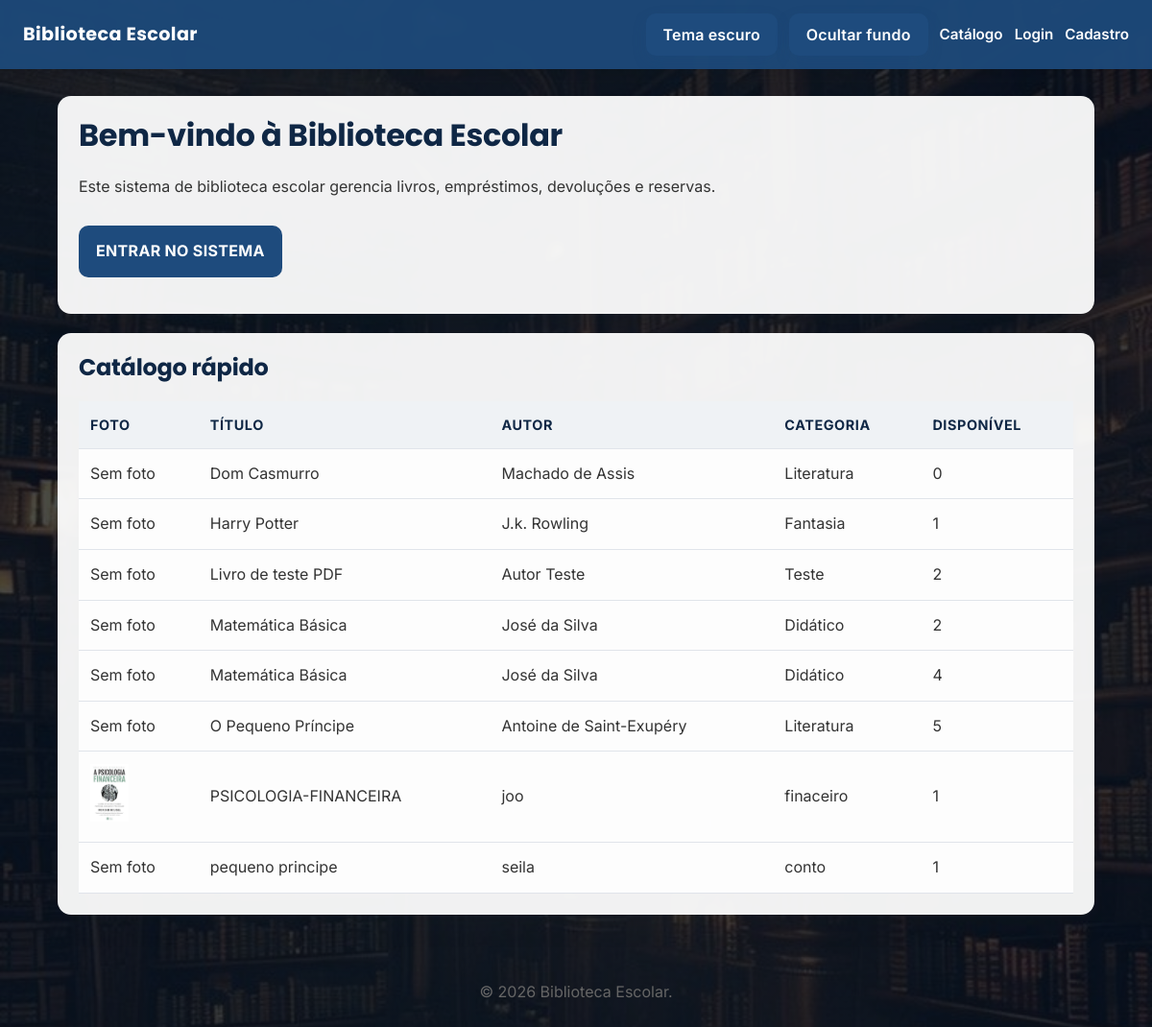
The page / on the database its author committed.
### tables this page shows
CREATE TABLE books (
        id INTEGER PRIMARY KEY AUTOINCREMENT,
        title TEXT NOT NULL,
        author TEXT NOT NULL,
        category TEXT NOT NULL,
        isbn TEXT,
        publisher TEXT,
        year INTEGER,
        quantity INTEGER NOT NULL DEFAULT 0,
        shelf TEXT,
        internal_code TEXT,
        cover_path TEXT,
        created_at TEXT NOT NULL DEFAULT CURRENT_TIMESTAMP
    , pdf_path TEXT);

### includes/functions.php (called while the page is built, shortened)
<?php
require_once __DIR__ . '/auth.php';
function base_url(string $path = ''): string
{
    $base = BASE_URL;
    return rtrim($base, '/') . '/' . ltrim($path, '/');
}
function h(string $value): string
{
    return htmlspecialchars($value, ENT_QUOTES, 'UTF-8');
}

### includes/auth.php (called while the page is built, shortened)
<?php
function current_user(): ?array
{
    return $_SESSION['user'] ?? null;
}
function is_logged_in(): bool
{
    return current_user() !== null;
}

### index.php (the view, shortened to what this page needs)
<?php
require_once __DIR__ . '/includes/header.php';
$books = [];
$hasData = true;
try {
    $db = get_db();
    $stmt = $db->query('SELECT id, title, author, category, quantity, cover_path FROM books ORDER BY title LIMIT 10');
    $books = $stmt->fetchAll();
} catch (Exception $e) {
    $hasData = false;
}
?>
<div class="card">
    <h1>Bem-vindo à <?php echo h(SITE_NAME); ?></h1>
    <p>Este sistema de biblioteca escolar gerencia livros, empréstimos, devoluções e reservas.</p>
    <?php if (is_logged_in()): ?>
        <p><a class="btn-panel" href="<?php echo h(base_url('dashboard.php')); ?>">Ir para o painel</a></p>
    <?php else: ?>
        <p><a class="btn-panel" href="<?php echo h(base_url('login.php')); ?>">Entrar no sistema</a></p>
    <?php endif; ?>
</div>
<div class="card">
    <h2>Catálogo rápido</h2>
    <?php if (!$hasData): ?>
        <p>O banco de dados ainda não foi inicializado. Execute <a href="<?php echo h(base_url('setup.php')); ?>">setup.php</a> para criar o esquema e dados iniciais.</p>
    <?php elseif (empty($books)): ?>
        <p>Nenhum livro encontrado no catálogo.</p>
    <?php else: ?>
        <table>
            <thead>
                <tr>
                    <th>Foto</th>
                    <th>Título</th>
                    <th>Autor</th>
                    <th>Categoria</th>
                    <th>Disponível</th>
                </tr>
            </thead>
            <tbody>
                <?php foreach ($books as $book): ?>
                    <tr>
                        <td>
                            <?php if (!empty($book['cover_path'])): ?>
                                <img src="<?php echo h(base_url($book['cover_path'])); ?>" alt="Foto do livro" style="max-width: 60px; max-height: 60px; object-fit: cover;">
                            <?php else: ?>
                                <span>Sem foto</span>
                            <?php endif; ?>
                        </td>
                        <td><?php echo h($book['title']); ?></td>
                        <td><?php echo h($book['author']); ?></td>
                        <td><?php echo h($book['category']); ?></td>
                        <td><?php echo (int)$book['quantity']; ?></td>
                    </tr>
                <?php endforeach; ?>
            </tbody>
        </table>
    <?php endif; ?>
</div>
<?php require_once __DIR__ . '/includes/footer.php';

### css/style.css (style rules this page uses)
:root { --bg: #f4f5f7; --text: #333; --header-bg: #1e4b7d; --header-text: #ffffff; --card-bg: #ffffff; --border: #e0e4ea; --input-bg: #ffffff; --input-border: #ccd0d9; --button-bg: #1e4b7d; --button-color: #ffffff; --button-hover: #153b61; --link-color: #1e4b7d; --table-bg: #ffffff; --footer-text: #666; --flash-success-bg: #d4f0dd; --flash-success-border: #8fd19b; --flash-error-bg: #ffe4e1; --flash-error-border: #e11d48; --action-bg: #0f6d3f; --action-hover: #0b562f; --font-sans: "Inter", "Segoe UI", Roboto, Arial, sans-serif; --font-heading: "Poppins", "Inter", "Segoe UI", sans-serif; }
body { margin: 0; font-family: var(--font-sans); font-size: 16px; line-height: 1.6; background: linear-gradient(rgba(7, 18, 34, 0.72), rgba(7, 18, 34, 0.72)), url('../img/library-bg.jpg') center/cover fixed; color: var(--text); min-height: 100vh; transition: background 0.2s ease; -webkit-font-smoothing: antialiased; text-rendering: optimizeLegibility; }
h1, h2, h3, h4 { font-family: var(--font-heading); line-height: 1.2; margin-top: 0; color: #0f2745; font-weight: 700; letter-spacing: -0.01em; text-shadow: 0 1px 2px rgba(255, 255, 255, 0.35); }
.card { background: rgba(255, 255, 255, 0.94); border-radius: 14px; padding: 22px; box-shadow: 0 10px 30px rgba(15, 23, 42, 0.08); margin-bottom: 20px; backdrop-filter: blur(2px); }
a { color: var(--link-color); font-weight: 600; }
table { width: 100%; border-collapse: collapse; margin-top: 12px; background: rgba(255, 255, 255, 0.9); }
table th, table td { padding: 13px 12px; border-bottom: 1px solid var(--border); text-align: left; color: var(--text); vertical-align: middle; }
table th { font-size: 0.9rem; font-weight: 700; text-transform: uppercase; letter-spacing: 0.04em; color: #0f2745; background: rgba(30, 75, 125, 0.06); }
.btn-login, .btn-panel { background: var(--button-bg); color: var(--button-color); border: none; border-radius: 10px; padding: 14px 18px; font-size: 1rem; font-weight: 700; letter-spacing: 0.02em; text-transform: uppercase; text-decoration: none; display: inline-block; text-align: center; transition: background 0.2s ease, transform 0.15s ease; cursor: pointer; }
.btn-panel { margin-top: 12px; }

### rows shown on the page
books: shows "Sem foto", title "Dom Casmurro", author "Machado de Assis", category "Literatura", quantity "0"
books: shows "Sem foto", title "Harry Potter", author "J.k. Rowling", category "Fantasia", quantity "1"
books: shows "Sem foto", title "Livro de teste PDF", author "Autor Teste", category "Teste", quantity "2"
books: shows "Sem foto", title "Matemática Básica", author "José da Silva", category "Didático", quantity "2"
books: shows "Sem foto", title "Matemática Básica", author "José da Silva", category "Didático", quantity "4"
books: shows "Sem foto", title "O Pequeno Príncipe", author "Antoine de Saint-Exupéry", category "Literatura", quantity "5"
books: cover_path (picture), title "PSICOLOGIA-FINANCEIRA", author "joo", category "finaceiro", quantity "1"
books: shows "Sem foto", title "pequeno principe", author "seila", category "conto", quantity "1"

### other values the page prints
SITE_NAME "Biblioteca Escolar"
